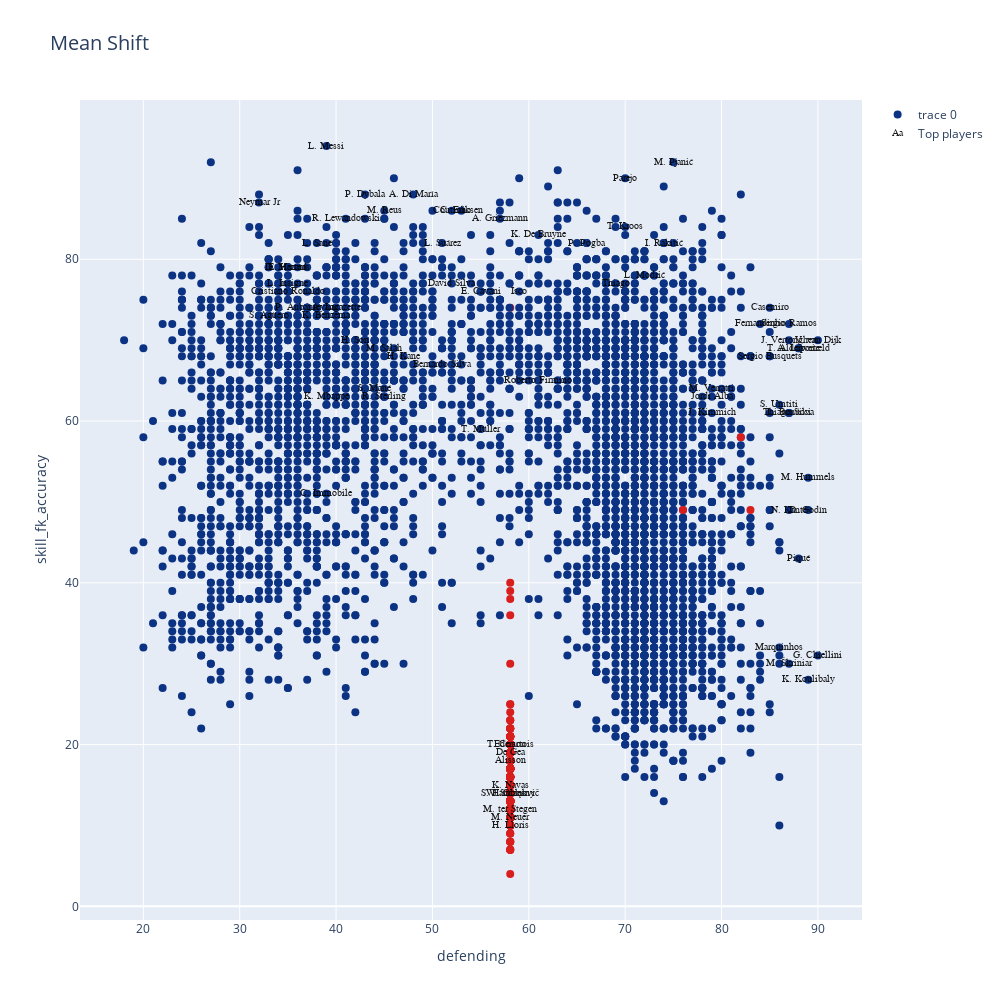

The code cell stored with this chart in its notebook:
### Code cell
data=[]
bool_crack=df_n["overall"] > 85
bool_no_crack=df_n["overall"]<86


#Eligo dos números entre 0 y  de n_skills-1
skill_1=skills_ratings[5]
skill_2=skills_ratings[14]


MeanShift_clusters = go.Scatter(x=df_skills[skill_1], y=df_skills[skill_2],
                                mode='markers',
                                text=df_n.loc[:,'short_name'],
                                marker=dict(
                                size=8,
                                color = clusters2.astype(np.float), #set color equal to a variable
                                colorscale='Portland',
                                showscale=False)
                           )

crack =go.Scatter(x=df_skills.loc[bool_crack,skill_1], y=df_skills.loc[bool_crack,skill_2],name='Top players',
                      text=df_n.loc[bool_crack,'short_name'],
                      textfont=dict(family='sans serif',size=10,color='black'),
                      opacity=0.9,mode='text')

data=[MeanShift_clusters,crack]

layout = go.Layout(title="Mean Shift",titlefont=dict(size=20),
                xaxis=dict(title=skill_1),
                yaxis=dict(title=skill_2),
                autosize=False, width=1000,height=1000)

fig = go.Figure(data=data, layout=layout)

iplot(fig)

### Figure 1 — Plotly figure (JSON) as saved in the notebook; plotly's stock layout.template omitted (floating-point values rounded to 4 significant figures; data arrays with more than 128 entries replaced by an {"elided": "..."} marker saying what was removed)
{"data": [{"marker": {"color": {"elided": "4756 int values"}, "colorscale": [[0, "rgb(12,51,131)"], [0.25, "rgb(10,136,186)"], [0.5, "rgb(242,211,56)"], [0.75, "rgb(242,143,56)"], [1, "rgb(217,30,30)"]], "showscale": false, "size": 8}, "mode": "markers", "text": {"elided": "4756 str values"}, "type": "scatter", "x": {"elided": "4756 float values"}, "y": {"elided": "4756 int values"}}, {"mode": "text", "name": "Top players", "opacity": 0.9, "text": ["L. Messi", "Cristiano Ronaldo", "Neymar Jr", "J. Oblak", "E. Hazard", "K. De Bruyne", "M. ter Stegen", "V. van Dijk", "L. Modrić", "M. Salah", "K. Mbappé", "K. Koulibaly", "H. Kane", "Alisson", "De Gea", "N. Kanté", "G. Chiellini", "S. Agüero", "Sergio Ramos", "L. Suárez", "R. Lewandowski", "Sergio Busquets", "A. Griezmann", "P. Dybala", "P. Pogba", "Ederson", "R. Sterling", "C. Eriksen", "T. Courtois", "Piqué", "S. Handanovič", "M. Neuer", "H. Lloris", "David Silva", "E. Cavani", "D. Godín", "T. Kroos", "M. Reus", "P. Aubameyang", "S. Mané", "A. Laporte", "Bernardo Silva", "Casemiro", "H. Son", "Fernandinho", "Thiago Silva", "K. Benzema", "J. Vertonghen", "D. Mertens", "M. Hummels", "T. Alderweireld", "Jordi Alba", "Thiago", "K. Navas", "L. Insigne", "L. Sané", "Marquinhos", "M. Škriniar", "M. Verratti", "S. Umtiti", "W. Szczęsny", "J. Kimmich", "Isco", "Roberto Firmino", "I. Rakitić", "M. Pjanić", "A. Di María", "L. Bonucci", "Coutinho", "Parejo", "T. Müller", "C. Immobile", "A. Lacazette"], "textfont": {"color": "black", "family": "sans serif", "size": 10}, "type": "scatter", "x": [39, 35, 32, 58.07, 35, 61, 58.07, 90, 72, 45, 39, 89, 47, 58.07, 58.07, 87, 90, 33, 87, 51, 41, 85, 57, 43, 66, 58.07, 45, 53, 58.07, 88, 58.07, 58.07, 58.07, 52, 55, 89, 70, 45, 37, 44, 88, 51, 85, 42, 84, 87, 39, 87, 35, 89, 88, 79, 69, 58.07, 35, 38, 86, 87, 79, 86, 58.07, 79, 59, 61, 74, 75, 48, 87, 52, 70, 55, 39, 40], "y": [94, 76, 87, 14, 79, 83, 12, 70, 78, 69, 63, 28, 68, 18, 19, 49, 31, 73, 72, 82, 85, 68, 85, 88, 82, 20, 63, 86, 20, 43, 14, 11, 10, 77, 76, 49, 84, 86, 74, 64, 69, 67, 74, 70, 72, 61, 73, 70, 79, 53, 69, 63, 77, 15, 77, 82, 32, 30, 64, 62, 14, 61, 76, 65, 82, 92, 88, 61, 86, 90, 59, 51, 74]}], "layout": {"autosize": false, "height": 1000, "title": {"font": {"size": 20}, "text": "Mean Shift"}, "width": 1000, "xaxis": {"title": {"text": "defending"}}, "yaxis": {"title": {"text": "skill_fk_accuracy"}}}}
